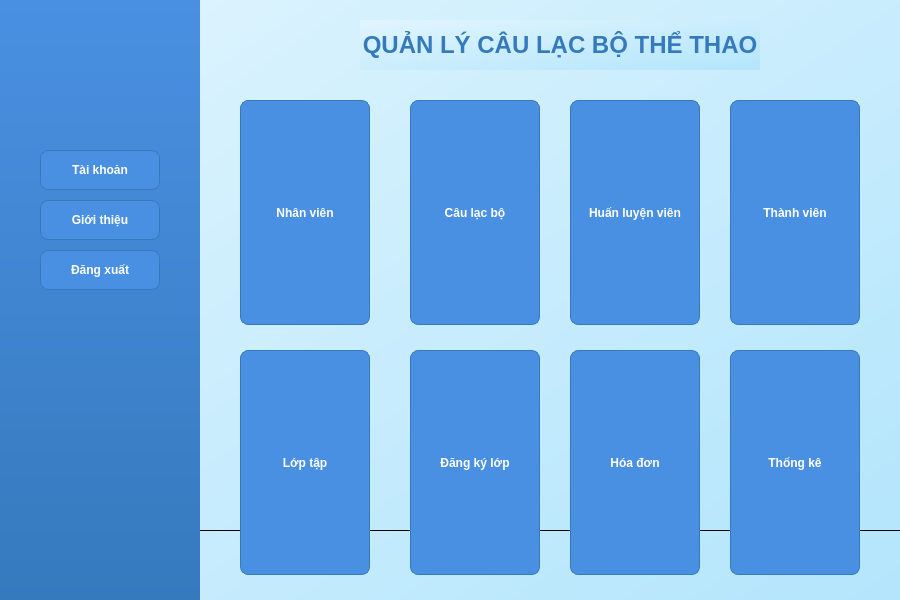
<?xml version="1.0" encoding="UTF-8"?>
<ui version="4.0">
 <class>MainWindow</class>
 <widget class="QMainWindow" name="MainWindow">
  <property name="geometry">
   <rect>
    <x>0</x>
    <y>0</y>
    <width>900</width>
    <height>600</height>
   </rect>
  </property>
  <property name="windowTitle">
   <string>Quản lý Câu lạc bộ Thể thao</string>
  </property>
  <property name="styleSheet">
   <string notr="true">
            QWidget {
                background-color: qlineargradient(x1:0, y1:0, x2:1, y2:1, stop:0 #E1F5FE, stop:1 #B3E5FC);
            }
            QPushButton {
                background-color: #4A90E2;
                color: #FFFFFF;
                font-weight: bold;
                border: 1px solid #357ABD;
                border-radius: 8px;
                padding: 5px;
            }
            QPushButton:hover {
                background-color: #357ABD;
                color: #FFFFFF;
                border: 2px solid #4A90E2;
            }
            QPushButton:disabled {
                background-color: #D3D3D3;
                color: #A9A9A9;
                border: 1px solid #A9A9A9;
            }
            QWidget#sidebar {
                background-color: qlineargradient(x1:0, y1:0, x2:0, y2:1, stop:0 #4A90E2, stop:1 #357ABD);
            }
            QLabel#titleLabel {
                font-size: 24px;
                font-weight: bold;
                color: #357ABD;
            }
   </string>
  </property>
  <widget class="QWidget" name="centralwidget">
   <widget class="QListView" name="listView">
    <property name="geometry">
     <rect>
      <x>50</x>
      <y>-70</y>
      <width>901</width>
      <height>601</height>
     </rect>
    </property>
   </widget>
   <widget class="QPushButton" name="btnThanhVien">
    <property name="geometry">
     <rect>
      <x>730</x>
      <y>100</y>
      <width>130</width>
      <height>225</height>
     </rect>
    </property>
    <property name="font">
     <font>
      <pointsize>9</pointsize>
      <weight>75</weight>
      <bold>true</bold>
     </font>
    </property>
    <property name="text">
     <string>Thành viên</string>
    </property>
   </widget>
   <widget class="QPushButton" name="btnNhanVien">
    <property name="geometry">
     <rect>
      <x>240</x>
      <y>100</y>
      <width>130</width>
      <height>225</height>
     </rect>
    </property>
    <property name="font">
     <font>
      <pointsize>9</pointsize>
      <weight>75</weight>
      <bold>true</bold>
     </font>
    </property>
    <property name="text">
     <string>Nhân viên</string>
    </property>
   </widget>
   <widget class="QPushButton" name="btnCLB">
    <property name="geometry">
     <rect>
      <x>410</x>
      <y>100</y>
      <width>130</width>
      <height>225</height>
     </rect>
    </property>
    <property name="font">
     <font>
      <pointsize>9</pointsize>
      <weight>75</weight>
      <bold>true</bold>
     </font>
    </property>
    <property name="text">
     <string>Câu lạc bộ</string>
    </property>
   </widget>
   <widget class="QPushButton" name="btnThongKe">
    <property name="geometry">
     <rect>
      <x>730</x>
      <y>350</y>
      <width>130</width>
      <height>225</height>
     </rect>
    </property>
    <property name="font">
     <font>
      <pointsize>9</pointsize>
      <weight>75</weight>
      <bold>true</bold>
     </font>
    </property>
    <property name="text">
     <string>Thống kê</string>
    </property>
   </widget>
   <widget class="QPushButton" name="btnDangKy">
    <property name="geometry">
     <rect>
      <x>410</x>
      <y>350</y>
      <width>130</width>
      <height>225</height>
     </rect>
    </property>
    <property name="font">
     <font>
      <pointsize>9</pointsize>
      <weight>75</weight>
      <bold>true</bold>
     </font>
    </property>
    <property name="text">
     <string>Đăng ký lớp</string>
    </property>
   </widget>
   <widget class="QPushButton" name="btnHoaDon">
    <property name="geometry">
     <rect>
      <x>570</x>
      <y>350</y>
      <width>130</width>
      <height>225</height>
     </rect>
    </property>
    <property name="font">
     <font>
      <pointsize>9</pointsize>
      <weight>75</weight>
      <bold>true</bold>
     </font>
    </property>
    <property name="text">
     <string>Hóa đơn</string>
    </property>
   </widget>
   <widget class="QPushButton" name="btnHLV">
    <property name="geometry">
     <rect>
      <x>570</x>
      <y>100</y>
      <width>130</width>
      <height>225</height>
     </rect>
    </property>
    <property name="font">
     <font>
      <pointsize>9</pointsize>
      <weight>75</weight>
      <bold>true</bold>
     </font>
    </property>
    <property name="text">
     <string>Huấn luyện viên</string>
    </property>
   </widget>
   <widget class="QPushButton" name="btnLopTap">
    <property name="geometry">
     <rect>
      <x>240</x>
      <y>350</y>
      <width>130</width>
      <height>225</height>
     </rect>
    </property>
    <property name="font">
     <font>
      <pointsize>9</pointsize>
      <weight>75</weight>
      <bold>true</bold>
     </font>
    </property>
    <property name="text">
     <string>Lớp tập</string>
    </property>
   </widget>
   <widget class="QWidget" name="sidebar" native="true">
    <property name="geometry">
     <rect>
      <x>0</x>
      <y>0</y>
      <width>200</width>
      <height>600</height>
     </rect>
    </property>
    <widget class="QPushButton" name="btnAccount">
     <property name="geometry">
      <rect>
       <x>40</x>
       <y>150</y>
       <width>120</width>
       <height>40</height>
      </rect>
     </property>
     <property name="font">
      <font>
       <pointsize>9</pointsize>
       <weight>75</weight>
       <bold>true</bold>
      </font>
     </property>
     <property name="text">
      <string>Tài khoản</string>
     </property>
    </widget>
    <widget class="QPushButton" name="btnAbout">
     <property name="geometry">
      <rect>
       <x>40</x>
       <y>200</y>
       <width>120</width>
       <height>40</height>
      </rect>
     </property>
     <property name="font">
      <font>
       <pointsize>9</pointsize>
       <weight>75</weight>
       <bold>true</bold>
      </font>
     </property>
     <property name="text">
      <string>Giới thiệu</string>
     </property>
    </widget>
    <widget class="QPushButton" name="btnLogout">
     <property name="geometry">
      <rect>
       <x>40</x>
       <y>250</y>
       <width>120</width>
       <height>40</height>
      </rect>
     </property>
     <property name="font">
      <font>
       <pointsize>9</pointsize>
       <weight>75</weight>
       <bold>true</bold>
      </font>
     </property>
     <property name="text">
      <string>Đăng xuất</string>
     </property>
    </widget>
   </widget>
   <widget class="QLabel" name="titleLabel">
    <property name="geometry">
     <rect>
      <x>360</x>
      <y>20</y>
      <width>400</width>
      <height>50</height>
     </rect>
    </property>
    <property name="text">
     <string>QUẢN LÝ CÂU LẠC BỘ THỂ THAO</string>
    </property>
    <property name="alignment">
     <set>Qt::AlignCenter</set>
    </property>
   </widget>
  </widget>
 </widget>
 <resources/>
 <connections/>
</ui>
